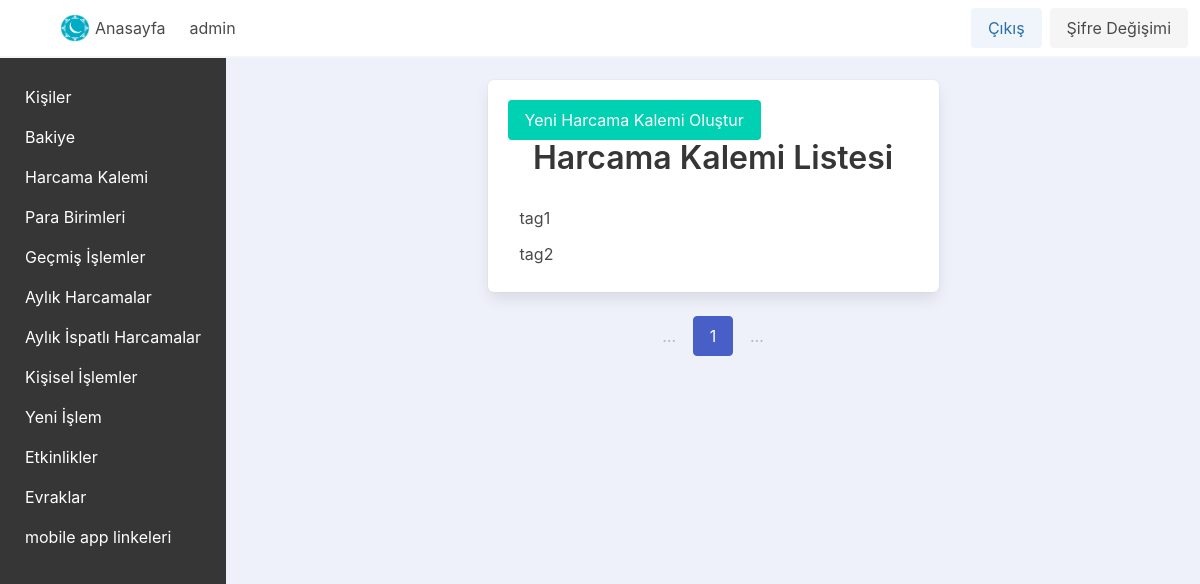
/taglist/ (signed in), run on an earlier commit of the app's database.
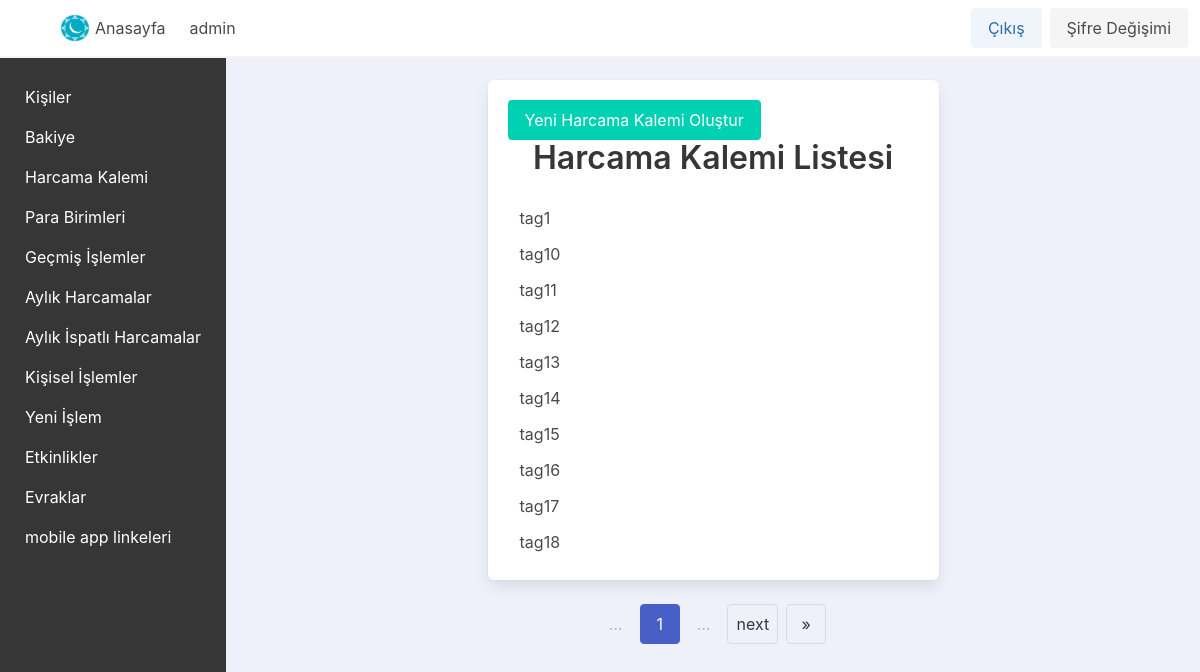
And on a later commit of the database.
### app_base/models.py (models this page shows, shortened)
class BaseModelSoftDelete(models.Model):
    is_active = models.BooleanField(_("active"), default=True)
    class Meta:
        abstract = True

class Tag(BaseModelSoftDelete):
    name = models.CharField(max_length=255, unique=True)
    slug = models.SlugField(unique=True, blank=True)
    is_active = models.BooleanField(_("active"), default=True)
    objects = ActiveObjectsManager()

### app_base/views/tags_view.py (the view)
# urls.py: path("taglist/", views.taglist_view, name="taglist_view_name"),
@login_required
def taglist_view(request):
    tags = Tag.objects.all().order_by("name")
    per_page = 10  # You can adjust this as needed
    paginator = Paginator(tags, per_page)
    page_number = request.GET.get("page")
    page = paginator.get_page(page_number)
    context = {
        "page": page,
    }
    return render(request, "app_base/tags/taglist.html", context)

### app_base/models.py (called while the page is built)
    def get_queryset(self):
        return super().get_queryset().filter(is_active=True)

### app_base/templates/app_base/tags/taglist.html (shortened to what this page needs)
{% extends "base.html" %}
{% block content %}
    <div class="column is-half m-auto">
        <div class="box">
            <a href="{% url 'tagcreate_view_name' %}" class="button is-primary">Yeni Harcama Kalemi Oluştur</a>
            <h2 class="title has-text-centered">Harcama Kalemi Listesi</h2>
            <ul class="menu-list">
                {% for tag in page %}
                    <li>
                        <a href="{% url 'tagdetail_view_name' tag.slug %}">{{ tag.name }}</a>
                    </li>
                {% empty %}
                    <li>Harcama Kalemi Yok</li>
                {% endfor %}
            </ul>
        </div>
        <div class="pagination is-centered" role="navigation">
            <ul class="pagination-list">
                <li>
                    <span class="pagination-ellipsis">…</span>
                </li>
                <li>
                    <span class="pagination-link is-current">{{ page.number }}</span>
                </li>
                <li>
                    <span class="pagination-ellipsis">…</span>
                </li>
                {% if page.has_next %}
                    <li>
                        <a class="pagination-link" href="?page={{ page.next_page_number }}">next</a>
                    </li>
                    <li>
                        <a class="pagination-link" href="?page={{ page.paginator.num_pages }}">»</a>
                    </li>
                {% endif %}
            </ul>
        </div>
    </div>
{% endblock content %}

What changed in the data, as far as the page shows it:
no longer on this page (row unchanged): Tag: name "tag2"
added Tag: name "tag10"
added Tag: name "tag11"
added Tag: name "tag12"
added Tag: name "tag13"
added Tag: name "tag14"
added Tag: name "tag15"
added Tag: name "tag16"
added Tag: name "tag17"
added Tag: name "tag18"
Also different on the page:
text now shown: "next »"
